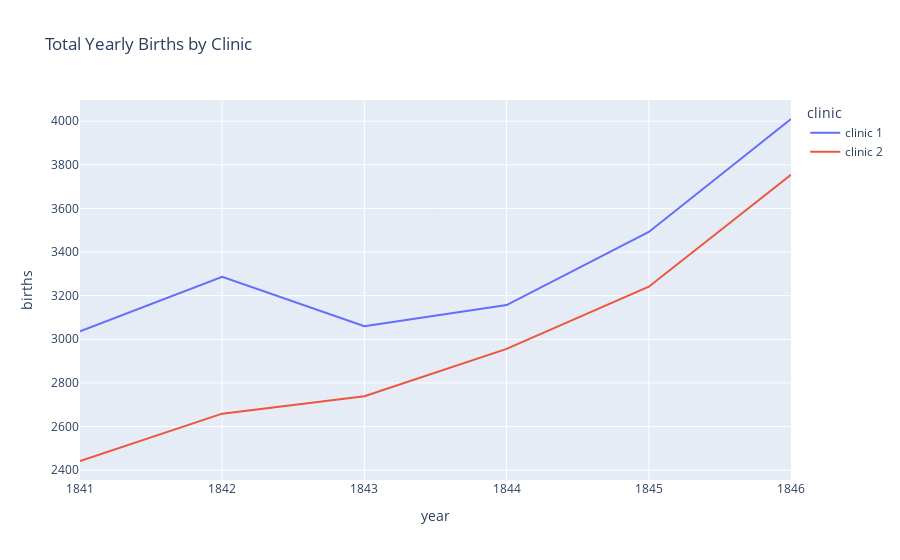

The code cell stored with this chart in its notebook:
### Markdown cell above
# The Yearly Data Split by Clinic

Now let's look at the annual data instead. 

**Challenge**: Use plotly to create line charts of the births and deaths of the two different clinics at the Vienna General Hospital. 
* Which clinic is bigger or more busy judging by the number of births?
* Has the hospital had more patients over time? 
* What was the highest number of deaths recorded in clinic 1 and clinic 2?

### Code cell
line = px.line(
    df_yearly, 
    x='year', 
    y='births',
    color='clinic',
    title='Total Yearly Births by Clinic'
)
 
line.show()

### Figure 1 — Plotly figure (JSON) as saved in the notebook; plotly's stock layout.template omitted (floating-point values rounded to 4 significant figures)
{"data": [{"hovertemplate": "clinic=clinic 1<br>year=%{x}<br>births=%{y}<extra></extra>", "legendgroup": "clinic 1", "line": {"color": "#636efa", "dash": "solid"}, "marker": {"symbol": "circle"}, "mode": "lines", "name": "clinic 1", "orientation": "v", "showlegend": true, "type": "scatter", "x": [1841, 1842, 1843, 1844, 1845, 1846], "xaxis": "x", "y": [3036, 3287, 3060, 3157, 3492, 4010], "yaxis": "y"}, {"hovertemplate": "clinic=clinic 2<br>year=%{x}<br>births=%{y}<extra></extra>", "legendgroup": "clinic 2", "line": {"color": "#EF553B", "dash": "solid"}, "marker": {"symbol": "circle"}, "mode": "lines", "name": "clinic 2", "orientation": "v", "showlegend": true, "type": "scatter", "x": [1841, 1842, 1843, 1844, 1845, 1846], "xaxis": "x", "y": [2442, 2659, 2739, 2956, 3241, 3754], "yaxis": "y"}], "layout": {"legend": {"title": {"text": "clinic"}, "tracegroupgap": 0}, "title": {"text": "Total Yearly Births by Clinic"}, "xaxis": {"anchor": "y", "domain": [0, 1], "title": {"text": "year"}}, "yaxis": {"anchor": "x", "domain": [0, 1], "title": {"text": "births"}}}}
